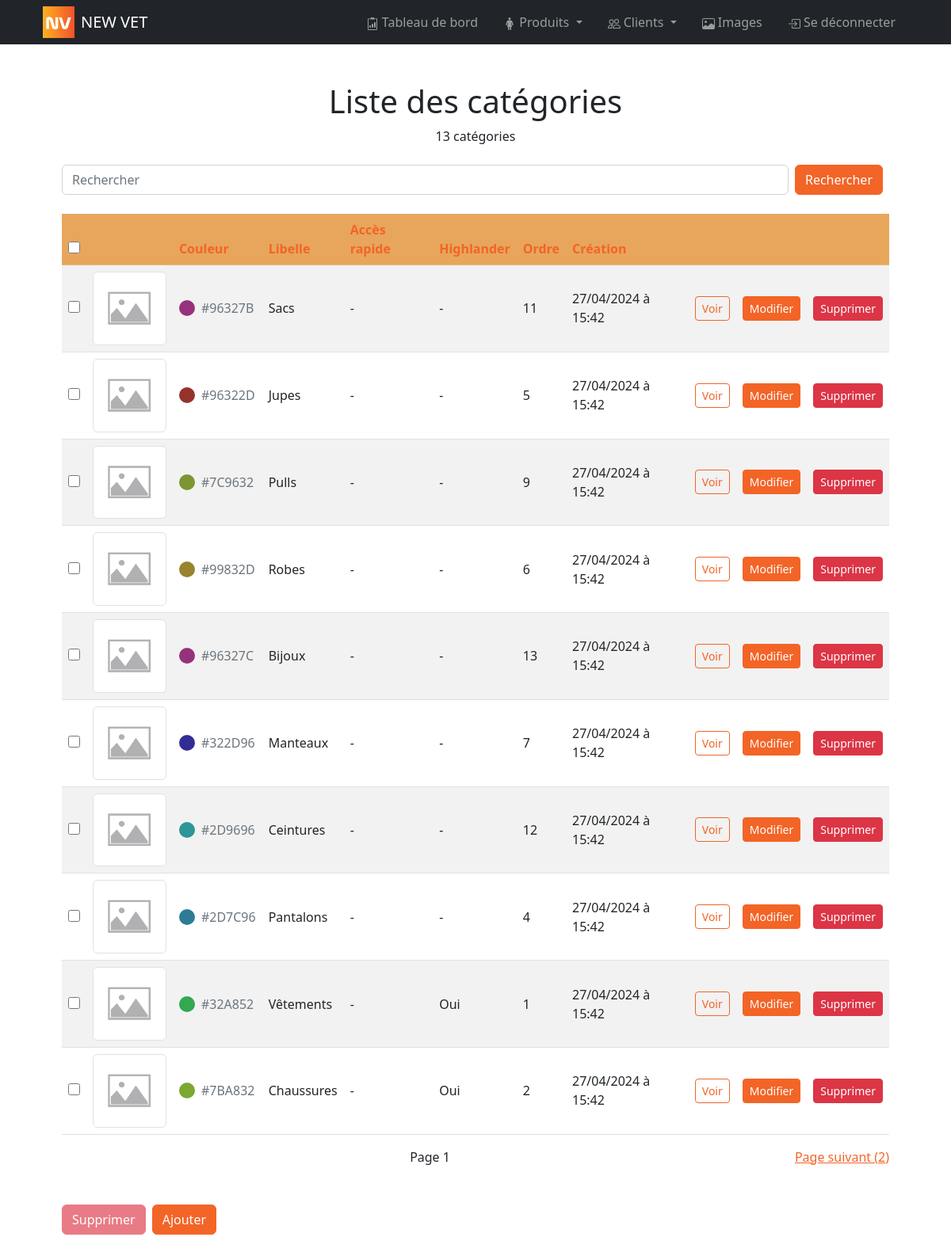
/bo/pages/categories/index.php (signed in), run on the app's committed database.
### tables this page shows
CREATE TABLE category(
        slug VARCHAR (50) NOT NULL UNIQUE,
        libelle VARCHAR (50) NOT NULL,
        image_slug VARCHAR (50),
        is_highlander BOOLEAN NOT NULL DEFAULT 0,
        sort_order INT,
        color VARCHAR (7) NOT NULL UNIQUE DEFAULT '#000000',
        is_quick_access BOOLEAN NOT NULL DEFAULT 0,
        is_deleted BOOLEAN NOT NULL DEFAULT 0,
        created_at DATETIME NOT NULL DEFAULT NOW(),
        CONSTRAINT category_PK PRIMARY KEY (slug)
);

### controllers/category.php (called while the page is built, shortened)
<?php
function getCategories($search = null, $is_highlander = false, $is_quick_access = false, $exclude = array(), $include = array(), $sort =  array(array('order' => 'ASC', 'order_by' => 'sort_order')), $offset = null, $per_page = 10)
{
    $sql = "SELECT * FROM category";
    $sql .= " WHERE 1 = 1";
    $sql .= " AND is_deleted = 0";
    if ($sort) {
        $sql .= " ORDER BY ";
        foreach ($sort as $key => $value) {
            $sql .= "COALESCE(" . $value['order_by'] . ", 9999999) " . strtoupper($value['order']);
        }
    }
    if ($per_page) $sql .= " LIMIT :per_page";
    $params = array();
    if ($per_page) $params[":per_page"] = $per_page;
    $result = Database::queryAll($sql, $params);
    return $result['data'];
}
function getCategoriesCount($search = null, $is_highlander = false, $is_quick_access = false, $exclude = array(), $include = array())
{
    $sql = "SELECT COUNT(*) as count FROM category";
    $sql .= " WHERE 1 = 1";
    $sql .= " AND is_deleted = 0";
    $params = array();
    $result = Database::queryOne($sql, $params);
    return $result['data']['count'];
}

### utils/database.php (called while the page is built, shortened)
<?php
class Database
{
    private static $dbHost = DB_HOST;
    private static $dbName = DB_NAME;
    private static $dbUser = DB_USER;
    private static $dbPass = DB_PASSWORD;
    private static $forcedStringParams = array(':email', ':password', ':token', ':code', ':name', ':libelle');
    private static $forcedIntParams = array(':per_page', ':offset', ':customer_id', ':admin_id');
    private static $forcedBoolParams = array(':is_deleted');
    private static $connection = null;
    private static function connect()
    {
        if (self::$connection === null) {
            try {
                self::$connection = new PDO("mysql:host=" . self::$dbHost . ";dbname=" . self::$dbName, self::$dbUser, self::$dbPass);
                self::$connection->setAttribute(PDO::ATTR_ERRMODE, PDO::ERRMODE_EXCEPTION);
            } catch (PDOException $e) {
                if (APP_DEBUG) die("Erreur lors de la connexion à la base de données: " . $e->getMessage());
            }
        }
    }
    public static function queryAll(string $query, array $params = array())
    {
        $data = array();
        $success = true;
        $error = null;
        try {
            $statement = self::$connection->prepare($query);
            foreach ($params as $key => $value) {
                if (is_int($value) || is_float($value) || in_array($key, self::$forcedIntParams)) {
                    $statement->bindValue($key, $value, PDO::PARAM_INT);
                } elseif (is_bool($value) || in_array($key, self::$forcedBoolParams)) {
                    $statement->bindValue($key, $value, PDO::PARAM_BOOL);
                } elseif (is_string($value) || in_array($key, self::$forcedStringParams)) {
                    $statement->bindValue($key, htmlspecialchars($value), PDO::PARAM_STR);
                } elseif (is_null($value)) {
                    $statement->bindValue($key, $value, PDO::PARAM_NULL);
                } else {
                    $statement->bindValue($key, $value);
                }
            }
            $statement->execute();
            $data = $statement->fetchAll(PDO::FETCH_ASSOC);
        } catch (PDOException $e) {
            $success = false;
            $error = $e->getMessage();
            self::handleError($query, $params, $error);
        }
        return array(
            'success' => $success,
            'data' => $data,
            'error' => $error
        );
    }
    public static function queryOne(string $query, array $params = array())
    {
        $data = array();
        $success = true;
        $error = null;
        try {
            $statement = self::$connection->prepare($query);
            foreach ($params as $key => $value) {
                if (is_int($value) || is_float($value) || in_array($key, self::$forcedIntParams)) {
                    $statement->bindValue($key, $value, PDO::PARAM_INT);
                } elseif (is_bool($value) || in_array($key, self::$forcedBoolParams)) {
                    $statement->bindValue($key, $value, PDO::PARAM_BOOL);
                } elseif (is_string($value) || in_array($key, self::$forcedStringParams)) {
                    $statement->bindValue($key, htmlspecialchars($value), PDO::PARAM_STR);
                } elseif (is_null($value)) {
                    $statement->bindValue($key, $value, PDO::PARAM_NULL);
                } else {
                    $statement->bindValue($key, $value);
                }
            }
            $statement->execute();
            $data = $statement->fetch(PDO::FETCH_ASSOC);
        } catch (PDOException $e) {
            $success = false;
            $error = $e->getMessage();
            self::handleError($query, $params, $error);
        }
        return array(
            'success' => $success,
            'data' => $data,
            'error' => $error
        );
    }
}

### controllers/image.php (called while the page is built, shortened)
<?php
function getImage($slug)
{
    $sql = "SELECT * FROM image WHERE slug = :slug;";
    $params = array(":slug" => $slug);
    $result = Database::queryOne($sql, $params);
    return $result['data'];
}

### helpers/image_or_placeholder.php (called while the page is built)
<?php
function image_or_placeholder($img_path, $full_placeholder_path = 'assets/img/default-img.webp')
{
    $full_img_path = APP_UPLOAD_PATH . $img_path;
    $full_img_url = APP_UPLOAD_URL . $img_path;
    if ($img_path && file_exists($full_img_path)) {
        return $full_img_url;
    } else {
        return APP_URL . $full_placeholder_path;
    }
}

### helpers/fr_datetime.php (called while the page is built)
<?php
function fr_datetime($inputDate) {
    $dateTime = new DateTime($inputDate);
    $formattedDate = $dateTime->format('d/m/Y à H:i');
    return $formattedDate;
}

### bo/pages/categories/index.php (the view, shortened to what this page needs)
<?php
include_once APP_PATH . "controllers/category.php";
include_once APP_PATH . "helpers/fr_datetime.php";
include_once APP_PATH . "controllers/image.php";
$search = isset($_GET['search']) ? $_GET['search'] : null;
$order_by = isset($_GET['order_by']) ? $_GET['order_by'] : 'created_at';
$order = isset($_GET['order']) && $_GET['order'] == 'desc' ? 'DESC' : 'ASC';
$page = isset($_GET['page']) ? $_GET['page'] : 1;
$new_order = $order == 'DESC' ? 'asc' : 'desc';
$sort = array(array('order' => $order, 'order_by' => $order_by));
$categories_count = getCategoriesCount($search, null, null, null, null);
$per_page = 10;
$offset = ($page - 1) * $per_page;
$maxPage = ceil($categories_count / $per_page);
$categories = getCategories($search, null, null, null, null, $sort, $offset, $per_page);
?>
<!DOCTYPE html>
<html lang="fr">
<head>
    <link href="<?= APP_URL ?>bo/style/bootstrap.css" rel="stylesheet">
    <link href="<?= APP_URL ?>bo/style/main.css" rel="stylesheet">
</head>
<body>
    <?php include_once APP_PATH . "bo/partials/header.php"; ?>
    <div class="container p-4 p-lg-5">
        <h1 class="text-center">Liste des catégories</h1>
        <p class="text-center"><?= $categories_count ?> catégorie<?php if ($categories_count > 1) : ?>s<?php endif; ?></p>
        <form class="d-flex justify-content-between my-4" method="GET">
            <input class="form-control mr-sm-2" id="search" type="search" placeholder="Rechercher" aria-label="Search" name="search" value="<?= $search ?>">
            <button class="btn btn-primary mx-2 my-sm-0" type="submit">Rechercher</button>
        </form>
        <table class="table table-striped">
            <thead>
                <tr class="table-primary">
                    <th scope='col' colspan='1'><input type="checkbox" onclick="toggleAll()"></th>
                    <th scope='col' colspan='1'>&nbsp;</th>
                    <th scope='col'><a class="text-decoration-none" href="?search=<?= $search ?>&page=<?= $page ?>&order_by=color&order=<?= $new_order ?>">Couleur</a></th>
                    <th scope='col'><a class="text-decoration-none" href="?search=<?= $search ?>&page=<?= $page ?>&order_by=name&order=<?= $new_order ?>">Libelle</a></th>
                    <th scope='col'><a class="text-decoration-none" href="?search=<?= $search ?>&page=<?= $page ?>&order_by=is_quick_access&order=<?= $new_order ?>">Accès rapide</a></th>
                    <th scope='col'><a class="text-decoration-none" href="?search=<?= $search ?>&page=<?= $page ?>&order_by=is_highlander&order=<?= $new_order ?>">Highlander</a></th>
                    <th scope='col'><a class="text-decoration-none" href="?search=<?= $search ?>&page=<?= $page ?>&order_by=sort_order&order=<?= $new_order ?>">Ordre</a></th>
                    <th scope='col'><a class="text-decoration-none" href="?search=<?= $search ?>&page=<?= $page ?>&order_by=created_at&order=<?= $new_order ?>">Création</a></th>
                    <th scope='col' colspan='3'>&nbsp;</th>
                </tr>
            </thead>
            <tbody>
                <?php
                foreach ($categories as $category) {
                ?>
                    <tr class="align-middle">
                        <td><input id="category_<?= $category['slug'] ?>" type="checkbox" name="selected_categories[]" value="<?= $category['slug'] ?>"></td>
                        <td>
                            <?php $image = getImage($category['image_slug']); ?>
                            <img src="<?= image_or_placeholder(isset($image['path']) ? $image['path'] : '') ?>" class="img-thumbnail" width="100">
                        </td>
                        <td>
                            <div class="d-flex align-items-center gap-2">
                                <span style="background-color: <?= $category['color'] ?>; width: 20px; height: 20px; display: inline-block; border-radius: 50%; color; #fff"></span>
                                <span class="text-muted"><?= strtoupper($category['color']) ?></span>
                            </div>
                        </td>
                        <td><?= $category['libelle'] ?></td>
                        <td><?= $category['is_quick_access'] == 1 ? 'Oui' : '-' ?></td>
                        <td><?= $category['is_highlander'] == 1 ? 'Oui' : '-' ?></td>
                        <td><?= $category['sort_order'] ? $category['sort_order'] : '-' ?></td>
                        <td><?= fr_datetime($category['created_at']) ?></td>
                        <td><a href="<?= FRONT_URL ?>produits?categories=<?= $category['slug'] ?>" class="btn btn-outline-primary btn-sm" target="_blank">Voir</a></td>
                        <td><a href="<?= APP_URL ?>bo/pages/categories/modify_category.php?slug=<?= $category['slug'] ?>" class="btn btn-primary btn-sm">Modifier</a></td>
                        <td><a href="<?= APP_URL ?>bo/pages/categories/delete_category.php?slug=<?= $category['slug'] ?>" class="btn btn-danger btn-sm">Supprimer</a></td>
                    </tr>
                <?php
                }
                ?>
            </tbody>
        </table>
        <div class="d-flex justify-content-between my-2">
            <?php if ($page > 1) : ?>
                <a href="?search=<?= $search ?>&page=<?= $page - 1 ?>&order_by=<?= $order_by ?>&order=<?= $order ?>">Page précédent (<?= $page - 1 ?>)</a>
            <?php else : ?>
                <span>&nbsp;</span>
            <?php endif; ?>
            <span>Page <?= $page ?></span>
            <?php if ($page < $maxPage) : ?>
                <a href="?search=<?= $search ?>&page=<?= $page + 1 ?>&order_by=<?= $order_by ?>&order=<?= $order ?>">Page suivant (<?= $page + 1 ?>)</a>
            <?php else : ?>
                <span>&nbsp;</span>
            <?php endif; ?>
        </div>
        <div class="d-flex justify-content-start gap-2 my-5">
            <button id="delete-categories" class="btn btn-danger" disabled onclick="deleteSelectedCategories()">Supprimer</button>
            <a href="<?= APP_URL ?>bo/pages/categories/create_category.php" class="btn btn-primary">Ajouter</a>
        </div>
    </div>
</body>
</html>

### bo/partials/header.php (shortened to what this page needs)
<nav class="navbar navbar-expand-lg navbar-dark bg-dark">
    <div class="container px-4">
        <a style="text-decoration: none" class="d-flex justify-content-start" href="<?= APP_URL ?>bo/pages/index.php">
            <img src="<?= APP_URL ?>assets/logo.jpg" alt="Logo" width="40" height="40">
            <span class="mx-2 navbar-brand"><?= APP_NAME ?></span>
        </a>
        <div class="collapse navbar-collapse" id="navbarSupportedContent">
            <ul class="navbar-nav ms-auto mb-2 mb-lg-0">
                <li class="nav-item mx-lg-2"><a class="nav-link" aria-current="page" href="<?= APP_URL ?>bo/pages/dashboard.php">
                        <span>Tableau de bord</span>
                    </a>
                </li>
                <li class="nav-item mx-lg-2 dropdown">
                    <a class="nav-link dropdown-toggle" href="#" id="navbarDropdownProducts" role="button" data-bs-toggle="dropdown" aria-expanded="false">
                        <span>Produits</span>
                    </a>
                </li>
                <li class="nav-item mx-lg-2 dropdown">
                    <a class="nav-link dropdown-toggle" href="#" id="navbarDropdownCustomers" role="button" data-bs-toggle="dropdown" aria-expanded="false">
                        <span>Clients</span>
                    </a>
                </li>
                <li class="nav-item mx-lg-2"><a class="nav-link" aria-current="page" href="<?= APP_URL ?>bo/pages/images/index.php">
                        <span>Images</span>
                    </a>
                </li>
                <li class="nav-item mx-lg-2">
                    <a class="nav-link" aria-current="page" href="<?= APP_URL ?>bo/pages/logout.php">
                        <span>Se déconnecter</span>
                    </a>
                </li>
            </ul>
        </div>
    </div>
</nav>

### bo/style/main.css (style rules this page uses)
:root { --primary: #F1452B; --secondary: #FEBD21; }
input[type="checkbox"] { accent-color: var(--primary); width: 15px; height: 15px; }

### data on the page
category: color "#96327B", libelle "Sacs", sort_order "11", created_at "27/04/2024 à 15:42"
category: color "#96322D", libelle "Jupes", sort_order "5", created_at "27/04/2024 à 15:42"
category: color "#7C9632", libelle "Pulls", sort_order "9", created_at "27/04/2024 à 15:42"
category: color "#99832D", libelle "Robes", sort_order "6", created_at "27/04/2024 à 15:42"
category: color "#96327C", libelle "Bijoux", sort_order "13", created_at "27/04/2024 à 15:42"
category: color "#322D96", libelle "Manteaux", sort_order "7", created_at "27/04/2024 à 15:42"
category: color "#2D9696", libelle "Ceintures", sort_order "12", created_at "27/04/2024 à 15:42"
category: color "#2D7C96", libelle "Pantalons", sort_order "4", created_at "27/04/2024 à 15:42"
category: color "#32A852", libelle "Vêtements", is_highlander "Oui", sort_order "1", created_at "27/04/2024 à 15:42"
category: color "#7BA832", libelle "Chaussures", is_highlander "Oui", sort_order "2", created_at "27/04/2024 à 15:42"

### other printed values
APP_NAME "NEW VET"
$categories_count "13"
$page "1"
$page + 1 "2"
